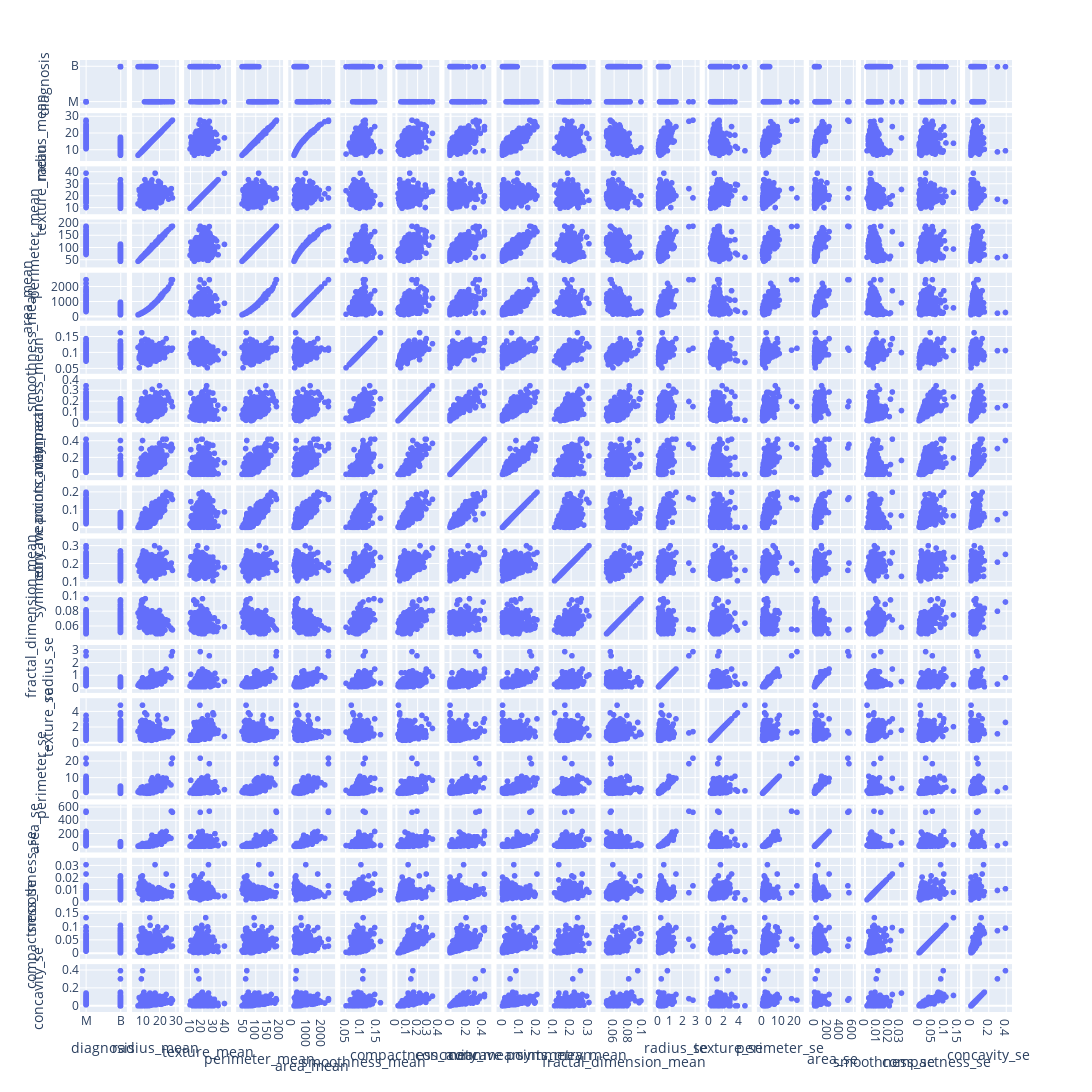

The notebook cell saved with this chart:
### Code cell
fig = px.scatter_matrix(data, dimensions=data.columns[0:18])#,color=data_train.columns[8])
fig.update_layout(
    autosize=True,
    width=2000,
    height=2000,
)
fig.update_yaxes(automargin=True)

fig.show()

### Figure 1 — Plotly figure (JSON) as saved in the notebook; plotly's stock layout.template omitted (floating-point values rounded to 4 significant figures; data arrays with more than 128 entries replaced by an {"elided": "..."} marker saying what was removed)
{"data": [{"dimensions": [{"axis": {"matches": true}, "label": "diagnosis", "values": {"elided": "569 str values"}}, {"axis": {"matches": true}, "label": "radius_mean", "values": {"elided": "569 float values"}}, {"axis": {"matches": true}, "label": "texture_mean", "values": {"elided": "569 float values"}}, {"axis": {"matches": true}, "label": "perimeter_mean", "values": {"elided": "569 float values"}}, {"axis": {"matches": true}, "label": "area_mean", "values": {"elided": "569 float values"}}, {"axis": {"matches": true}, "label": "smoothness_mean", "values": {"elided": "569 float values"}}, {"axis": {"matches": true}, "label": "compactness_mean", "values": {"elided": "569 float values"}}, {"axis": {"matches": true}, "label": "concavity_mean", "values": {"elided": "569 float values"}}, {"axis": {"matches": true}, "label": "concave points_mean", "values": {"elided": "569 float values"}}, {"axis": {"matches": true}, "label": "symmetry_mean", "values": {"elided": "569 float values"}}, {"axis": {"matches": true}, "label": "fractal_dimension_mean", "values": {"elided": "569 float values"}}, {"axis": {"matches": true}, "label": "radius_se", "values": {"elided": "569 float values"}}, {"axis": {"matches": true}, "label": "texture_se", "values": {"elided": "569 float values"}}, {"axis": {"matches": true}, "label": "perimeter_se", "values": {"elided": "569 float values"}}, {"axis": {"matches": true}, "label": "area_se", "values": {"elided": "569 float values"}}, {"axis": {"matches": true}, "label": "smoothness_se", "values": {"elided": "569 float values"}}, {"axis": {"matches": true}, "label": "compactness_se", "values": {"elided": "569 float values"}}, {"axis": {"matches": true}, "label": "concavity_se", "values": {"elided": "569 float values"}}], "hovertemplate": "%{xaxis.title.text}=%{x}<br>%{yaxis.title.text}=%{y}<extra></extra>", "legendgroup": "", "marker": {"color": "#636efa", "symbol": "circle"}, "name": "", "showlegend": false, "type": "splom"}], "layout": {"autosize": true, "dragmode": "select", "height": 2000, "legend": {"tracegroupgap": 0}, "margin": {"t": 60}, "width": 2000, "yaxis": {"automargin": true}}}
